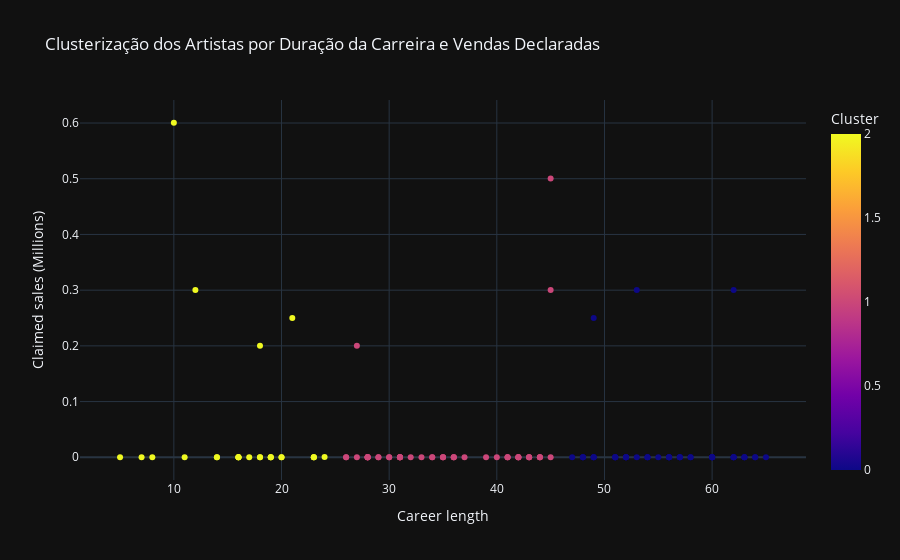

Notebook code for this chart:
### Markdown cell above
## Visualização dos Clusters
Gráfico para visualizar melhor a separação dos clusters

### Code cell
import plotly.express as px

fig = px.scatter(
    df_clean,
    x='Career length',
    y='Claimed sales (Millions)',
    color='Cluster',
    hover_name='Artist name',
    title='Clusterização dos Artistas por Duração da Carreira e Vendas Declaradas'
)
fig.show()

### Figure 1 — Plotly figure (JSON) as saved in the notebook; plotly's stock layout.template omitted (floating-point values rounded to 4 significant figures)
{"data": [{"hovertemplate": "<b>%{hovertext}</b><br><br>Career length=%{x}<br>Claimed sales (Millions)=%{y}<br>Cluster=%{marker.color}<extra></extra>", "hovertext": ["The Beatles", "Michael Jackson", "Elvis Presley", "Elton John", "Queen", "Madonna", "Led Zeppelin", "Rihanna", "Pink Floyd", "The Rolling Stones", "Eminem", "Mariah Carey", "Whitney Houston", "Taylor Swift", "Beyoncé", "Eagles", "Celine Dion", "AC/DC", "Drake", "Garth Brooks", "Kanye West", "Billy Joel", "Justin Bieber", "Ed Sheeran", "Bruno Mars", "Britney Spears", "Bruce Springsteen", "U2", "Aerosmith", "Phil Collins", "Barbra Streisand", "ABBA", "Julio Iglesias", "Frank Sinatra", "Katy Perry", "Chris Brown", "Jay-Z", "Metallica", "Lady Gaga", "Lil Wayne", "Maroon 5", "Adele", "Red Hot Chili Peppers", "Fleetwood Mac", "Bon Jovi", "Rod Stewart", "Bee Gees", "Nicki Minaj", "Coldplay", "George Strait", "Linkin Park", "Pink", "Shania Twain", "B'z", "Guns N' Roses", "Backstreet Boys", "Eric Clapton", "Neil Diamond", "Prince", "Paul McCartney", "Janet Jackson", "Journey", "Kenny Rogers", "Santana", "Simon & Garfunkel", "George Michael", "Dire Straits", "The Doors", "Foreigner", "Chicago", "Bob Dylan", "The Carpenters", "Meat Loaf", "Earth, Wind & Fire", "Cher", "David Bowie", "Def Leppard", "Stevie Wonder", "Genesis", "Gloria Estefan", "Tina Turner", "James Taylor", "Olivia Newton-John", "Linda Ronstadt", "The Beach Boys", "Donna Summer", "Shakira", "Alicia Keys", "Christina Aguilera", "Tim McGraw", "Lionel Richie", "Johnny Cash", "Justin Timberlake", "Ariana Grande", "R.E.M.", "Post Malone", "Flo Rida", "Usher", "The Black Eyed Peas", "Van Halen", "Ayumi Hamasaki", "Tom Petty", "Johnny Hallyday", "The Weeknd", "Imagine Dragons", "Luke Bryan", "Tupac Shakur", "Green Day", "Alabama", "Nirvana", "R. Kelly", "Robbie Williams", "Bob Seger", "Kenny G", "Enya", "Bryan Adams", "Bob Marley", "The Police", "Barry Manilow", "Kiss", "Aretha Franklin"], "legendgroup": "", "marker": {"color": [2, 1, 2, 0, 0, 1, 2, 2, 0, 0, 1, 1, 1, 2, 1, 0, 1, 0, 2, 1, 1, 0, 2, 2, 2, 1, 0, 0, 0, 1, 0, 0, 0, 0, 2, 2, 1, 1, 2, 1, 1, 2, 1, 0, 1, 0, 0, 2, 1, 1, 1, 1, 1, 1, 1, 1, 0, 0, 1, 0, 1, 0, 0, 0, 0, 1, 2, 2, 0, 0, 0, 2, 0, 0, 0, 0, 0, 0, 0, 0, 0, 0, 0, 1, 0, 1, 1, 1, 1, 1, 0, 0, 1, 2, 1, 2, 2, 1, 1, 1, 1, 1, 0, 2, 2, 2, 2, 1, 0, 2, 1, 1, 0, 1, 1, 1, 2, 1, 0, 0, 0], "coloraxis": "coloraxis", "symbol": "circle"}, "mode": "markers", "name": "", "orientation": "v", "showlegend": false, "x": [10.0, 45.0, 24.0, 62.0, 53.0, 45.0, 12.0, 21.0, 49.0, 62.0, 28.0, 36.0, 35.0, 18.0, 27.0, 53.0, 43.0, 51.0, 23.0, 35.0, 28.0, 60.0, 16.0, 20.0, 20.0, 26.0, 52.0, 48.0, 54.0, 44.0, 64.0, 52.0, 56.0, 60.0, 23.0, 19.0, 28.0, 43.0, 19.0, 28.0, 30.0, 18.0, 41.0, 57.0, 41.0, 60.0, 49.0, 16.0, 27.0, 43.0, 28.0, 29.0, 31.0, 36.0, 39.0, 31.0, 62.0, 58.0, 40.0, 64.0, 42.0, 51.0, 62.0, 58.0, 48.0, 35.0, 18.0, 8.0, 48.0, 57.0, 65.0, 14.0, 54.0, 55.0, 60.0, 54.0, 47.0, 63.0, 57.0, 49.0, 51.0, 56.0, 56.0, 44.0, 63.0, 44.0, 36.0, 28.0, 31.0, 34.0, 56.0, 49.0, 32.0, 16.0, 31.0, 11.0, 17.0, 33.0, 29.0, 42.0, 26.0, 41.0, 60.0, 14.0, 16.0, 23.0, 5.0, 37.0, 52.0, 7.0, 30.0, 34.0, 63.0, 42.0, 42.0, 45.0, 19.0, 31.0, 51.0, 52.0, 62.0], "xaxis": "x", "y": [0.6005, 0.5004, 0.0005, 0.3003, 0.3003, 0.3003, 0.3002, 0.2502, 0.2502, 0.00025, 0.00022, 0.00022, 0.00022, 0.2002, 0.2002, 0.0002, 0.0002, 0.0002, 0.00017, 0.00017, 0.00016, 0.00016, 0.00015, 0.00015, 0.00015, 0.00015, 0.00015, 0.00015, 0.00015, 0.00015, 0.00015, 0.00015, 0.00015, 0.00015, 0.000143, 0.00014, 0.000125, 0.000125, 0.000124, 0.00012, 0.00012, 0.00012, 0.00012, 0.00012, 0.00012, 0.00012, 0.00012, 0.0001, 0.0001, 0.0001, 0.0001, 0.0001, 0.0001, 0.0001, 0.0001, 0.0001, 0.0001, 0.0001, 0.0001, 0.0001, 0.0001, 0.0001, 0.0001, 0.0001, 0.0001, 0.0001, 0.0001, 0.0001, 0.0001, 0.0001, 0.0001, 0.0001, 0.0001, 0.0001, 0.0001, 0.0001, 0.0001, 0.0001, 0.0001, 0.0001, 0.0001, 0.0001, 0.0001, 0.0001, 0.0001, 0.0001, 9.5e-05, 9e-05, 9e-05, 9e-05, 9e-05, 9e-05, 8.8e-05, 8.5e-05, 8.5e-05, 8e-05, 8e-05, 8e-05, 8e-05, 8e-05, 8e-05, 8e-05, 8e-05, 7.5e-05, 7.5e-05, 7.5e-05, 7.5e-05, 7.5e-05, 7.5e-05, 7.5e-05, 7.5e-05, 7.5e-05, 7.5e-05, 7.5e-05, 7.5e-05, 7.5e-05, 7.5e-05, 7.5e-05, 7.5e-05, 7.5e-05, 7.5e-05], "yaxis": "y", "type": "scatter"}], "layout": {"xaxis": {"anchor": "y", "domain": [0.0, 1.0], "title": {"text": "Career length"}}, "yaxis": {"anchor": "x", "domain": [0.0, 1.0], "title": {"text": "Claimed sales (Millions)"}}, "coloraxis": {"colorbar": {"title": {"text": "Cluster"}}, "colorscale": [[0.0, "#0d0887"], [0.1111, "#46039f"], [0.2222, "#7201a8"], [0.3333, "#9c179e"], [0.4444, "#bd3786"], [0.5556, "#d8576b"], [0.6667, "#ed7953"], [0.7778, "#fb9f3a"], [0.8889, "#fdca26"], [1.0, "#f0f921"]]}, "legend": {"tracegroupgap": 0}, "title": {"text": "Clusterização dos Artistas por Duração da Carreira e Vendas Declaradas"}}}
